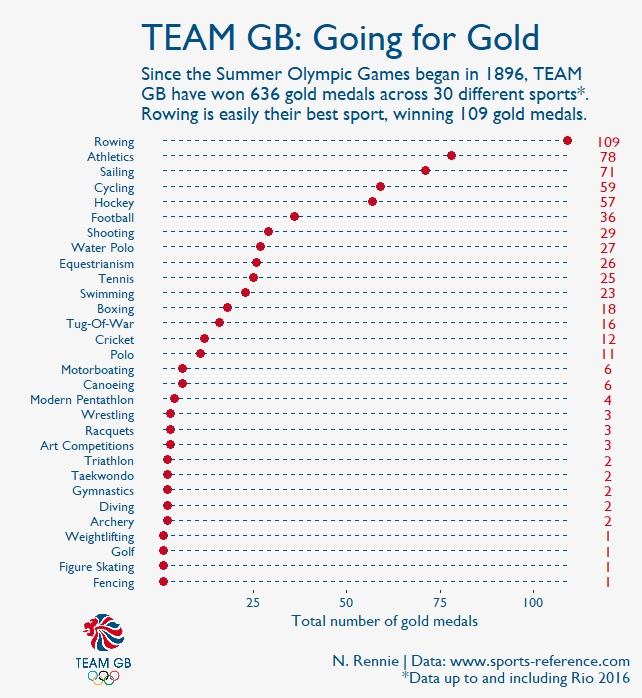

Write the R code that produced this figure.
library(tidyverse)
library(extrafont)
library(cowplot)
library(viridis) 
library(gganimate)
library(rsvg)
library(magick)

tuesdata <- tidytuesdayR::tt_load('2021-07-27')
olympics <- tuesdata$olympics
regions <- tuesdata$regions

#Dot plot of Team GB gold medals
gold_medals_GB <- filter(olympics, medal == "Gold" & season == "Summer" & noc == "GBR") %>% group_by(sport) %>% summarise(total_medals = n())
gold_medals_GB$sport <- factor(gold_medals_GB$sport, levels=gold_medals_GB$sport[order(gold_medals_GB$total_medals)])
gb_logo <- "./images/gb_logo.png"
gold_medals_GB$y_text <- rep(120,30)

p <- ggplot(gold_medals_GB, aes(x=sport, y=total_medals)) + 
  geom_point(col="#da0019", size=3) +  
  geom_text(aes(x=sport, y=y_text, label=total_medals), colour = "#da0019", size=4, hjust = 0.5, family="Gill Sans MT") +
  geom_segment(aes(x=sport, xend=sport, y=min(total_medals), yend=max(total_medals)), linetype="dashed", size=0.1, colour="#005085") +   # Draw dashed lines
  labs(title="TEAM GB: Going for Gold", 
       subtitle="Since the Summer Olympic Games began in 1896, TEAM\nGB have won 636 gold medals across 30 different sports*.\nRowing is easily their best sport, winning 109 gold medals.", 
       caption="\nN. Rennie | Data: www.sports-reference.com\n*Data up to and including Rio 2016", 
       x="", y="Total number of gold medals") +  
  scale_y_continuous(breaks=c(25, 50, 75, 100)) +
  coord_flip() +
  theme(plot.background = element_rect(fill = "#f6f6f6", colour="#f6f6f6"),
        panel.background = element_rect(fill = "#f6f6f6", colour="#f6f6f6"),
        legend.position="none",
        axis.ticks.y = element_blank(),
        axis.text = element_text(colour = "#005085", size=10, hjust = 0.5, family="Gill Sans MT"),
        axis.title = element_text(colour = "#005085", size=12, hjust = 0.5, family="Gill Sans MT"),
        plot.title = element_text(colour = "#005085", size=28, hjust = 0, family="Gill Sans MT"),
        plot.subtitle = element_text(colour = "#005085", size=14, hjust = 0, family="Gill Sans MT"),
        plot.caption = element_text(colour = "#005085", size=12, hjust = 1, family="Gill Sans MT"),
        plot.margin = unit(c(0.6, 0.3, 0.3, 0.3), "cm"), #top, right, bottom, left
        panel.grid.major = element_blank(),
        panel.grid.minor = element_blank())
p

q <- ggdraw() + 
  draw_plot(p) +
  draw_image(gb_logo, x = 0.16, y = 0.13, hjust = 0.5, vjust = 1, halign = 1, valign = 1, width = 0.2) 
q

############################################################################################################################
############################################################################################################################

gold_medals <- filter(olympics, medal == "Gold" & season == "Summer") %>% group_by(year, noc) %>% modify_if(is.character, as.factor) %>% modify_if(is.double, as.factor) %>% tally() %>% ungroup() %>% group_by(noc) %>% mutate(csum = cumsum(n)) %>% ungroup() 
gold_medals$year <- as.numeric(as.character(gold_medals$year))

gold_medals_smooth <- gold_medals %>%
  group_by(noc) %>%
  mutate(csum2 = spline(x = year, y = csum, xout = year)$y) %>%
  group_by(year) %>%
  mutate(rank = min_rank(-csum2) * 1) %>%
  ungroup() %>%
  arrange(noc,year)

rings <- image_read_svg('https://upload.wikimedia.org/wikipedia/commons/5/5c/Olympic_rings_without_rims.svg', width=400)

p <- ggplot(gold_medals_smooth,aes(rank, group = noc, fill = as.factor(noc), color = as.factor(noc))) +
  annotation_raster(rings, ymin = 1500, ymax = 2500, xmin = -48, xmax = -40) +
  geom_tile(aes(y = csum2/2, height = csum2, width = 0.9), alpha = 0.8, color = NA) +
  geom_text(aes(y = 0, label = paste(noc, " ")), vjust = 0.2, hjust = 1) +
  geom_text(aes(y = csum2, label = scales::comma(csum2)), hjust = 0, nudge_y = 200) +
  coord_flip(clip = "off", expand = FALSE) +
  scale_y_continuous(labels = scales::comma) +
  scale_x_reverse() +
  scale_fill_viridis(discrete=TRUE, option = "B") +
  scale_color_viridis(discrete=TRUE, option = "B") +
  guides(color = "none", fill = "none") +      
  labs(title='Total Olympic Gold Medals: {as.integer(frame_time)}', x = "", y = "Cumulative number of gold medals", 
       caption = "\n\nN.Rennie | Data: www.sports-reference.com\n*Data up to and including Rio 2016",
       subtitle="Cumulative number of Olympic gold medals won by different\ncountries since 1896. The USA shot to the top of the gold\nmedal table in 1904 and have been there ever since.") +
  theme(plot.background = element_rect(fill = "#f6f6f6", colour="#f6f6f6"),
        panel.background = element_rect(fill = "#f6f6f6", colour="#f6f6f6"),
        axis.text = element_text(colour = "#005085", size=10, hjust = 0.5, family="Gill Sans MT"),
        axis.title = element_text(colour = "#005085", size=12, hjust = 0.5, family="Gill Sans MT"),
        plot.title = element_text(colour = "#005085", size=28, hjust = 0, family="Gill Sans MT"),
        plot.subtitle = element_text(colour = "#005085", size=15, hjust = 0, family="Gill Sans MT"),
        plot.caption = element_text(colour = "#005085", size=12, hjust = 1, family="Gill Sans MT"),
        axis.ticks.y = element_blank(),  
        axis.text.y  = element_blank(),  
        plot.margin = margin(1,1,1,4, "cm")) +
  transition_time(year)+
  enter_grow() +
  exit_shrink() +
  ease_aes('linear')

anim <- animate(p, fps = 8, width = 600, height = 800)
anim_save("27072021.gif", anim)
